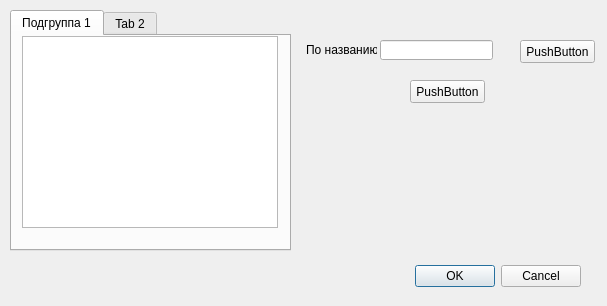
<?xml version="1.0" encoding="UTF-8"?>
<ui version="4.0">
 <class>w_ord_nom</class>
 <widget class="QDialog" name="w_ord_nom">
  <property name="geometry">
   <rect>
    <x>0</x>
    <y>0</y>
    <width>607</width>
    <height>306</height>
   </rect>
  </property>
  <property name="windowTitle">
   <string>Dialog</string>
  </property>
  <widget class="QDialogButtonBox" name="buttonBox">
   <property name="geometry">
    <rect>
     <x>240</x>
     <y>260</y>
     <width>341</width>
     <height>32</height>
    </rect>
   </property>
   <property name="orientation">
    <enum>Qt::Horizontal</enum>
   </property>
   <property name="standardButtons">
    <set>QDialogButtonBox::Cancel|QDialogButtonBox::Ok</set>
   </property>
  </widget>
  <widget class="QPushButton" name="pushButton">
   <property name="geometry">
    <rect>
     <x>520</x>
     <y>40</y>
     <width>75</width>
     <height>23</height>
    </rect>
   </property>
   <property name="text">
    <string>PushButton</string>
   </property>
  </widget>
  <widget class="QPushButton" name="pushButton_3">
   <property name="geometry">
    <rect>
     <x>410</x>
     <y>80</y>
     <width>75</width>
     <height>23</height>
    </rect>
   </property>
   <property name="text">
    <string>PushButton</string>
   </property>
  </widget>
  <widget class="QLabel" name="label">
   <property name="geometry">
    <rect>
     <x>306</x>
     <y>40</y>
     <width>71</width>
     <height>20</height>
    </rect>
   </property>
   <property name="text">
    <string>По названию</string>
   </property>
  </widget>
  <widget class="QLineEdit" name="lineEdit">
   <property name="geometry">
    <rect>
     <x>380</x>
     <y>40</y>
     <width>113</width>
     <height>20</height>
    </rect>
   </property>
  </widget>
  <widget class="QTabWidget" name="tabWidget">
   <property name="geometry">
    <rect>
     <x>10</x>
     <y>10</y>
     <width>281</width>
     <height>241</height>
    </rect>
   </property>
   <property name="currentIndex">
    <number>0</number>
   </property>
   <widget class="QWidget" name="tab">
    <attribute name="title">
     <string>Подгруппа 1</string>
    </attribute>
    <widget class="QTableWidget" name="tableWidget">
     <property name="geometry">
      <rect>
       <x>10</x>
       <y>0</y>
       <width>256</width>
       <height>192</height>
      </rect>
     </property>
    </widget>
   </widget>
   <widget class="QWidget" name="tab_2">
    <attribute name="title">
     <string>Tab 2</string>
    </attribute>
    <widget class="QTableWidget" name="tableWidget_2">
     <property name="geometry">
      <rect>
       <x>10</x>
       <y>0</y>
       <width>256</width>
       <height>192</height>
      </rect>
     </property>
    </widget>
   </widget>
  </widget>
 </widget>
 <resources/>
 <connections>
  <connection>
   <sender>buttonBox</sender>
   <signal>accepted()</signal>
   <receiver>w_ord_nom</receiver>
   <slot>accept()</slot>
   <hints>
    <hint type="sourcelabel">
     <x>248</x>
     <y>254</y>
    </hint>
    <hint type="destinationlabel">
     <x>157</x>
     <y>274</y>
    </hint>
   </hints>
  </connection>
  <connection>
   <sender>buttonBox</sender>
   <signal>rejected()</signal>
   <receiver>w_ord_nom</receiver>
   <slot>reject()</slot>
   <hints>
    <hint type="sourcelabel">
     <x>316</x>
     <y>260</y>
    </hint>
    <hint type="destinationlabel">
     <x>286</x>
     <y>274</y>
    </hint>
   </hints>
  </connection>
 </connections>
</ui>
